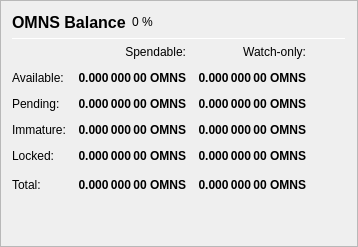
                   <widget class="QFrame" name="frame_Balances">
                    <property name="frameShape">
                     <enum>QFrame::StyledPanel</enum>
                    </property>
                    <property name="frameShadow">
                     <enum>QFrame::Raised</enum>
                    </property>
                    <layout class="QVBoxLayout" name="verticalLayout_4">
                     <item>
                      <layout class="QHBoxLayout" name="horizontalLayout_4">
                       <item>
                        <widget class="QLabel" name="label_5">
                         <property name="minimumSize">
                          <size>
                           <width>0</width>
                           <height>20</height>
                          </size>
                         </property>
                         <property name="font">
                          <font>
                           <pointsize>12</pointsize>
                           <weight>75</weight>
                           <bold>true</bold>
                          </font>
                         </property>
                         <property name="text">
                          <string>OMNS Balance</string>
                         </property>
                        </widget>
                       </item>
                       <item>
                        <widget class="QLabel" name="labelOMNSPercent">
                         <property name="text">
                          <string notr="true">0 %</string>
                         </property>
                        </widget>
                       </item>
                       <item>
                        <spacer name="horizontalSpacer_3">
                         <property name="orientation">
                          <enum>Qt::Horizontal</enum>
                         </property>
                         <property name="sizeHint" stdset="0">
                          <size>
                           <width>40</width>
                           <height>20</height>
                          </size>
                         </property>
                        </spacer>
                       </item>
                      </layout>
                     </item>
                     <item>
                      <widget class="Line" name="line_Balance">
                       <property name="minimumSize">
                        <size>
                         <width>0</width>
                         <height>1</height>
                        </size>
                       </property>
                       <property name="maximumSize">
                        <size>
                         <width>16777215</width>
                         <height>1</height>
                        </size>
                       </property>
                       <property name="orientation">
                        <enum>Qt::Horizontal</enum>
                       </property>
                      </widget>
                     </item>
                     <item>
                      <layout class="QGridLayout" name="gridLayout">
                       <property name="spacing">
                        <number>12</number>
                       </property>
                       <item row="0" column="1">
                        <widget class="QLabel" name="labelSpendable">
                         <property name="text">
                          <string>Spendable:</string>
                         </property>
                         <property name="alignment">
                          <set>Qt::AlignRight|Qt::AlignTrailing|Qt::AlignVCenter</set>
                         </property>
                        </widget>
                       </item>
                       <item row="0" column="2">
                        <widget class="QLabel" name="labelWatchonly">
                         <property name="text">
                          <string>Watch-only:</string>
                         </property>
                         <property name="alignment">
                          <set>Qt::AlignRight|Qt::AlignTrailing|Qt::AlignVCenter</set>
                         </property>
                        </widget>
                       </item>
                       <item row="1" column="0">
                        <widget class="QLabel" name="labelBalanceText">
                         <property name="text">
                          <string>Available:</string>
                         </property>
                        </widget>
                       </item>
                       <item row="1" column="1">
                        <widget class="QLabel" name="labelBalance">
                         <property name="font">
                          <font>
                           <weight>75</weight>
                           <bold>true</bold>
                          </font>
                         </property>
                         <property name="cursor">
                          <cursorShape>IBeamCursor</cursorShape>
                         </property>
                         <property name="toolTip">
                          <string>Your current spendable balance</string>
                         </property>
                         <property name="text">
                          <string notr="true">0.000 000 00 OMNS</string>
                         </property>
                         <property name="alignment">
                          <set>Qt::AlignRight|Qt::AlignTrailing|Qt::AlignVCenter</set>
                         </property>
                         <property name="textInteractionFlags">
                          <set>Qt::LinksAccessibleByMouse|Qt::TextSelectableByKeyboard|Qt::TextSelectableByMouse</set>
                         </property>
                        </widget>
                       </item>
                       <item row="1" column="2">
                        <widget class="QLabel" name="labelWatchAvailable">
                         <property name="font">
                          <font>
                           <weight>75</weight>
                           <bold>true</bold>
                          </font>
                         </property>
                         <property name="cursor">
                          <cursorShape>IBeamCursor</cursorShape>
                         </property>
                         <property name="toolTip">
                          <string>Your current balance in watch-only addresses</string>
                         </property>
                         <property name="text">
                          <string notr="true">0.000 000 00 OMNS</string>
                         </property>
                         <property name="alignment">
                          <set>Qt::AlignRight|Qt::AlignTrailing|Qt::AlignVCenter</set>
                         </property>
                         <property name="textInteractionFlags">
                          <set>Qt::LinksAccessibleByMouse|Qt::TextSelectableByKeyboard|Qt::TextSelectableByMouse</set>
                         </property>
                        </widget>
                       </item>
                       <item row="2" column="0">
                        <widget class="QLabel" name="labelPendingText">
                         <property name="text">
                          <string>Pending:</string>
                         </property>
                        </widget>
                       </item>
                       <item row="2" column="1">
                        <widget class="QLabel" name="labelUnconfirmed">
                         <property name="font">
                          <font>
                           <weight>75</weight>
                           <bold>true</bold>
                          </font>
                         </property>
                         <property name="cursor">
                          <cursorShape>IBeamCursor</cursorShape>
                         </property>
                         <property name="toolTip">
                          <string>Total of transactions that have yet to be confirmed, and do not yet count toward the spendable balance</string>
                         </property>
                         <property name="text">
                          <string notr="true">0.000 000 00 OMNS</string>
                         </property>
                         <property name="alignment">
                          <set>Qt::AlignRight|Qt::AlignTrailing|Qt::AlignVCenter</set>
                         </property>
                         <property name="textInteractionFlags">
                          <set>Qt::LinksAccessibleByMouse|Qt::TextSelectableByKeyboard|Qt::TextSelectableByMouse</set>
                         </property>
                        </widget>
                       </item>
                       <item row="2" column="2">
                        <widget class="QLabel" name="labelWatchPending">
                         <property name="font">
                          <font>
                           <weight>75</weight>
                           <bold>true</bold>
                          </font>
                         </property>
                         <property name="cursor">
                          <cursorShape>IBeamCursor</cursorShape>
                         </property>
                         <property name="toolTip">
                          <string>Unconfirmed transactions to watch-only addresses</string>
                         </property>
                         <property name="text">
                          <string notr="true">0.000 000 00 OMNS</string>
                         </property>
                         <property name="alignment">
                          <set>Qt::AlignRight|Qt::AlignTrailing|Qt::AlignVCenter</set>
                         </property>
                         <property name="textInteractionFlags">
                          <set>Qt::LinksAccessibleByMouse|Qt::TextSelectableByKeyboard|Qt::TextSelectableByMouse</set>
                         </property>
                        </widget>
                       </item>
                       <item row="3" column="0">
                        <widget class="QLabel" name="labelImmatureText">
                         <property name="text">
                          <string>Immature:</string>
                         </property>
                        </widget>
                       </item>
                       <item row="3" column="1">
                        <widget class="QLabel" name="labelImmature">
                         <property name="font">
                          <font>
                           <weight>75</weight>
                           <bold>true</bold>
                          </font>
                         </property>
                         <property name="cursor">
                          <cursorShape>IBeamCursor</cursorShape>
                         </property>
                         <property name="toolTip">
                          <string>Staked or masternode rewards that has not yet matured</string>
                         </property>
                         <property name="text">
                          <string notr="true">0.000 000 00 OMNS</string>
                         </property>
                         <property name="alignment">
                          <set>Qt::AlignRight|Qt::AlignTrailing|Qt::AlignVCenter</set>
                         </property>
                         <property name="textInteractionFlags">
                          <set>Qt::LinksAccessibleByMouse|Qt::TextSelectableByKeyboard|Qt::TextSelectableByMouse</set>
                         </property>
                        </widget>
                       </item>
                       <item row="3" column="2">
                        <widget class="QLabel" name="labelWatchImmature">
                         <property name="font">
                          <font>
                           <weight>75</weight>
                           <bold>true</bold>
                          </font>
                         </property>
                         <property name="cursor">
                          <cursorShape>IBeamCursor</cursorShape>
                         </property>
                         <property name="toolTip">
                          <string>Staked or masternode rewards in watch-only addresses that has not yet matured</string>
                         </property>
                         <property name="text">
                          <string notr="true">0.000 000 00 OMNS</string>
                         </property>
                         <property name="alignment">
                          <set>Qt::AlignRight|Qt::AlignTrailing|Qt::AlignVCenter</set>
                         </property>
                         <property name="textInteractionFlags">
                          <set>Qt::LinksAccessibleByMouse|Qt::TextSelectableByKeyboard|Qt::TextSelectableByMouse</set>
                         </property>
                        </widget>
                       </item>
                       <item row="4" column="0">
                        <widget class="QLabel" name="labelLockedBalanceText">
                         <property name="toolTip">
                          <string>Locked OMNS or Masternode collaterals. These are excluded from zOMNS minting.</string>
                         </property>
                         <property name="text">
                          <string>Locked:</string>
                         </property>
                        </widget>
                       </item>
                       <item row="4" column="1">
                        <widget class="QLabel" name="labelLockedBalance">
                         <property name="font">
                          <font>
                           <weight>75</weight>
                           <bold>true</bold>
                          </font>
                         </property>
                         <property name="cursor">
                          <cursorShape>IBeamCursor</cursorShape>
                         </property>
                         <property name="toolTip">
                          <string>Locked OMNS or Masternode collaterals. These are excluded from zOMNS minting.</string>
                         </property>
                         <property name="text">
                          <string notr="true">0.000 000 00 OMNS</string>
                         </property>
                         <property name="alignment">
                          <set>Qt::AlignRight|Qt::AlignTrailing|Qt::AlignVCenter</set>
                         </property>
                         <property name="textInteractionFlags">
                          <set>Qt::LinksAccessibleByMouse|Qt::TextSelectableByKeyboard|Qt::TextSelectableByMouse</set>
                         </property>
                        </widget>
                       </item>
                       <item row="4" column="2">
                        <widget class="QLabel" name="labelWatchLocked">
                         <property name="font">
                          <font>
                           <weight>75</weight>
                           <bold>true</bold>
                          </font>
                         </property>
                         <property name="cursor">
                          <cursorShape>IBeamCursor</cursorShape>
                         </property>
                         <property name="toolTip">
                          <string>Current locked balance in watch-only addresses</string>
                         </property>
                         <property name="text">
                          <string notr="true">0.000 000 00 OMNS</string>
                         </property>
                         <property name="alignment">
                          <set>Qt::AlignRight|Qt::AlignTrailing|Qt::AlignVCenter</set>
                         </property>
                         <property name="textInteractionFlags">
                          <set>Qt::LinksAccessibleByMouse|Qt::TextSelectableByKeyboard|Qt::TextSelectableByMouse</set>
                         </property>
                        </widget>
                       </item>
                       <item row="5" column="0">
                        <widget class="QLabel" name="labelTotalText">
                         <property name="toolTip">
                          <string>Your current OmniStoreCoin balance, unconfirmed and immature transactions included</string>
                         </property>
                         <property name="text">
                          <string>Total:</string>
                         </property>
                        </widget>
                       </item>
                       <item row="5" column="1">
                        <widget class="QLabel" name="labelTotal">
                         <property name="font">
                          <font>
                           <weight>75</weight>
                           <bold>true</bold>
                          </font>
                         </property>
                         <property name="cursor">
                          <cursorShape>IBeamCursor</cursorShape>
                         </property>
                         <property name="toolTip">
                          <string>Your current OmniStoreCoin balance, unconfirmed and immature transactions included</string>
                         </property>
                         <property name="text">
                          <string notr="true">0.000 000 00 OMNS</string>
                         </property>
                         <property name="alignment">
                          <set>Qt::AlignRight|Qt::AlignTrailing|Qt::AlignVCenter</set>
                         </property>
                         <property name="textInteractionFlags">
                          <set>Qt::LinksAccessibleByMouse|Qt::TextSelectableByKeyboard|Qt::TextSelectableByMouse</set>
                         </property>
                        </widget>
                       </item>
                       <item row="5" column="2">
                        <widget class="QLabel" name="labelWatchTotal">
                         <property name="font">
                          <font>
                           <weight>75</weight>
                           <bold>true</bold>
                          </font>
                         </property>
                         <property name="cursor">
                          <cursorShape>IBeamCursor</cursorShape>
                         </property>
                         <property name="toolTip">
                          <string>Current total balance in watch-only addresses</string>
                         </property>
                         <property name="text">
                          <string notr="true">0.000 000 00 OMNS</string>
                         </property>
                         <property name="alignment">
                          <set>Qt::AlignRight|Qt::AlignTrailing|Qt::AlignVCenter</set>
                         </property>
                         <property name="textInteractionFlags">
                          <set>Qt::LinksAccessibleByMouse|Qt::TextSelectableByKeyboard|Qt::TextSelectableByMouse</set>
                         </property>
                        </widget>
                       </item>
                       <item row="5" column="3">
                        <spacer name="horizontalSpacer_9">
                         <property name="orientation">
                          <enum>Qt::Horizontal</enum>
                         </property>
                         <property name="sizeHint" stdset="0">
                          <size>
                           <width>40</width>
                           <height>20</height>
                          </size>
                         </property>
                        </spacer>
                       </item>
                      </layout>
                     </item>
                     <item>
                      <spacer name="verticalSpacer_3">
                       <property name="orientation">
                        <enum>Qt::Vertical</enum>
                       </property>
                       <property name="sizeHint" stdset="0">
                        <size>
                         <width>20</width>
                         <height>40</height>
                        </size>
                       </property>
                      </spacer>
                     </item>
                    </layout>
                   </widget>
